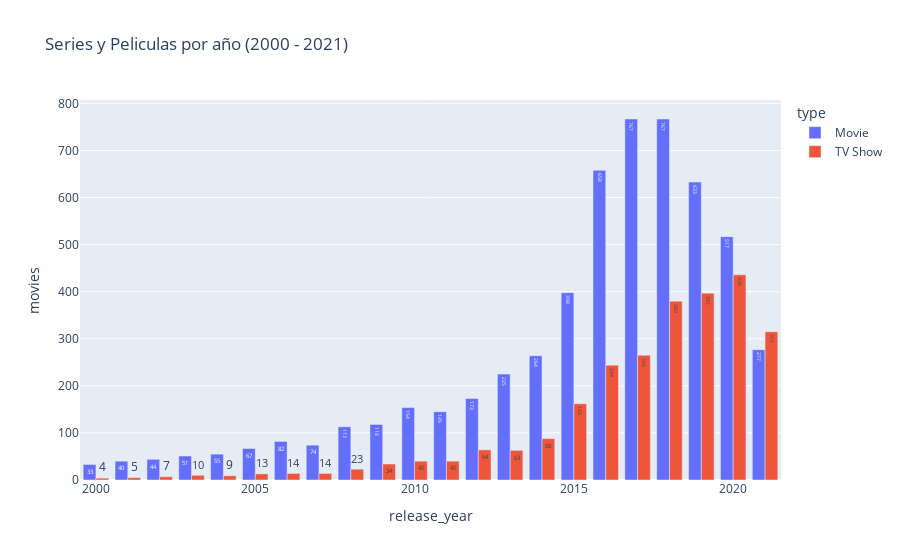

Notebook source saved alongside this figure:
### Code cell
fig = px.bar(df_release_type_year, x='release_year', y ='movies', title='Series y Peliculas por año (2000 - 2021)', color='type', barmode='group', text='movies')
fig.show()

### Figure 1 — Plotly figure (JSON) as saved in the notebook; plotly's stock layout.template omitted (floating-point values rounded to 4 significant figures)
{"data": [{"alignmentgroup": "True", "hovertemplate": "type=Movie<br>release_year=%{x}<br>movies=%{text}<extra></extra>", "legendgroup": "Movie", "marker": {"color": "#636efa", "pattern": {"shape": ""}}, "name": "Movie", "offsetgroup": "Movie", "orientation": "v", "showlegend": true, "text": [33, 40, 44, 51, 55, 67, 82, 74, 113, 118, 154, 145, 173, 225, 264, 398, 658, 767, 767, 633, 517, 277], "textposition": "auto", "type": "bar", "x": [2000, 2001, 2002, 2003, 2004, 2005, 2006, 2007, 2008, 2009, 2010, 2011, 2012, 2013, 2014, 2015, 2016, 2017, 2018, 2019, 2020, 2021], "xaxis": "x", "y": [33, 40, 44, 51, 55, 67, 82, 74, 113, 118, 154, 145, 173, 225, 264, 398, 658, 767, 767, 633, 517, 277], "yaxis": "y"}, {"alignmentgroup": "True", "hovertemplate": "type=TV Show<br>release_year=%{x}<br>movies=%{text}<extra></extra>", "legendgroup": "TV Show", "marker": {"color": "#EF553B", "pattern": {"shape": ""}}, "name": "TV Show", "offsetgroup": "TV Show", "orientation": "v", "showlegend": true, "text": [4, 5, 7, 10, 9, 13, 14, 14, 23, 34, 40, 40, 64, 63, 88, 162, 244, 265, 380, 397, 436, 315], "textposition": "auto", "type": "bar", "x": [2000, 2001, 2002, 2003, 2004, 2005, 2006, 2007, 2008, 2009, 2010, 2011, 2012, 2013, 2014, 2015, 2016, 2017, 2018, 2019, 2020, 2021], "xaxis": "x", "y": [4, 5, 7, 10, 9, 13, 14, 14, 23, 34, 40, 40, 64, 63, 88, 162, 244, 265, 380, 397, 436, 315], "yaxis": "y"}], "layout": {"barmode": "group", "legend": {"title": {"text": "type"}, "tracegroupgap": 0}, "title": {"text": "Series y Peliculas por año (2000 - 2021)"}, "xaxis": {"anchor": "y", "domain": [0, 1], "title": {"text": "release_year"}}, "yaxis": {"anchor": "x", "domain": [0, 1], "title": {"text": "movies"}}}}
